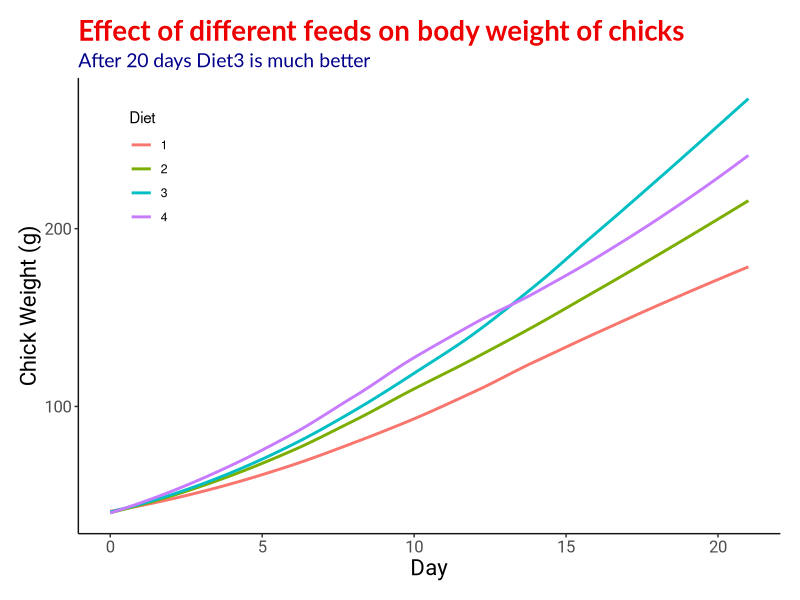
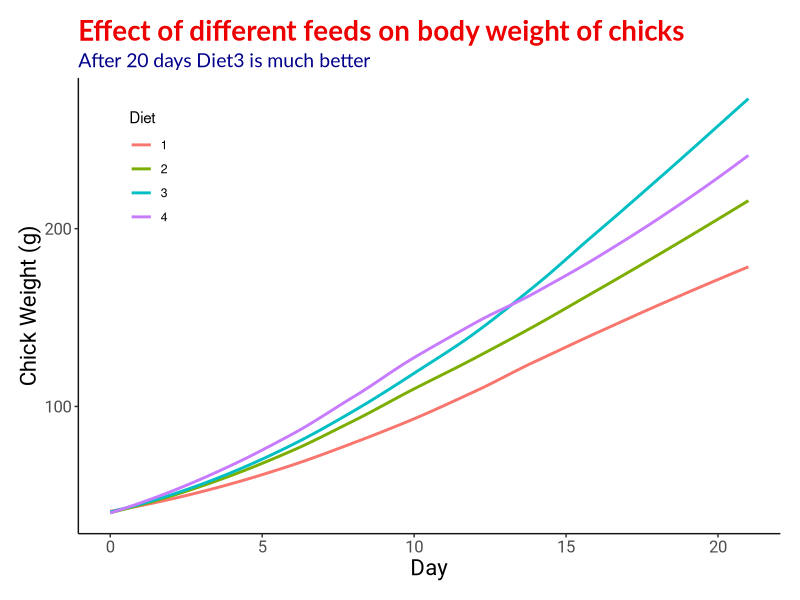

R code for these plots, in order: (Note: this script raises an error after producing the figures.)
## ---- chunk 1

library(tidyverse)
df <- tibble(ChickWeight)
ggplot(df, aes(Time, weight, group = Diet, color = Diet)) +
  geom_smooth(aes(group = Diet), se = FALSE) +
  theme(
    axis.title = element_text(size = 16, family = "Roboto"),
    axis.text.x = element_text(size = 12, family = "Roboto"),
    axis.text.y = element_text(size = 12, family = "Roboto"),
    plot.title = element_text(size = 20, face = "bold", color = "red2", family = "Lato"),
    plot.subtitle = element_text(size = 14, color = "blue4", family = "Lato"),
    axis.line.x = element_line(color = "gray8"),
    axis.line.y = element_line(color = "gray8"),
    panel.background = element_rect(fill = "white"),
    plot.background = element_rect(fill = "white"),
    legend.position = c(0.1, 0.8),
    legend.background = element_rect(fill = NA),
    legend.key = element_rect(fill = NA),
    plot.margin = unit(c(.5, .5, .5, .5), "cm")
  ) +
  labs(
    title = "Effect of different feeds on body weight of chicks",
    subtitle = "After 20 days Diet3 is much better ",
    y = "Chick Weight (g)",
    x = "Day"
  )
ggsave(filename = "ChickWeight.pdf", plot = last_plot(), height = 6, width = 8)
## ---- chunk 2

pdftools::pdf_convert(
  pdf = "ChickWeight.pdf",
  filenames = "ChickWeight.png",
  format = "png", 
  dpi = 200
)
